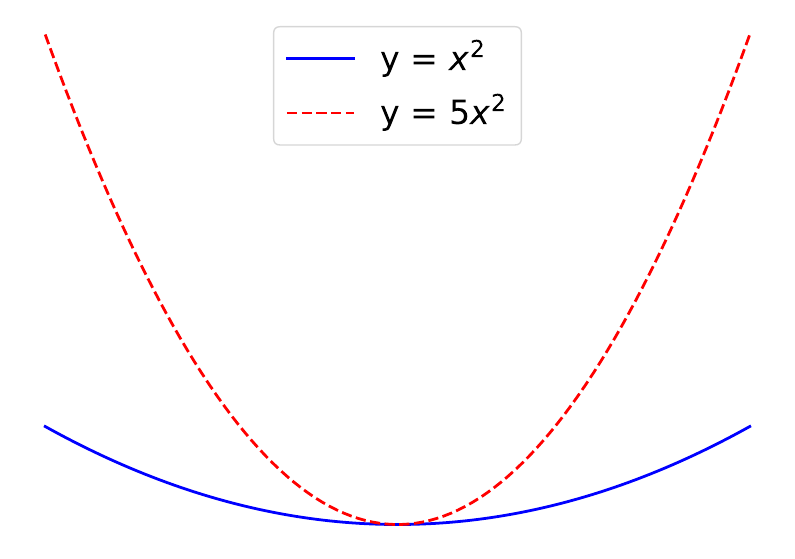

This chart was generated by the following Python code:
import numpy as np
import matplotlib.pyplot as plt

# 创建 x 值的范围
x = np.linspace(-2, 2, 100)

# 计算两个二次函数的值
y1 = x**2        # y = x^2
y2 = 5 * x**2    # y = 5x^2

# 创建图形
plt.figure(figsize=(10, 7))

# 绘制两条曲线
plt.plot(x, y1, 'b', linewidth=2, label=r'y = $x^2$')
plt.plot(x, y2, 'r--', linewidth=2, label=r'y = $5x^2$')

# 设置坐标轴经过原点
ax = plt.gca()
ax.spines['left'].set_position('zero')
ax.spines['bottom'].set_position('zero')
ax.spines['right'].set_visible(False)
ax.spines['top'].set_visible(False)

# 去除背景网格
plt.grid(False)
ax.set_axis_off()  # 完全关闭坐标轴和背景格点
plt.legend(fontsize=24)

# 保存图形
plt.savefig('plot_1d.pdf', bbox_inches='tight', transparent=True)
plt.close()